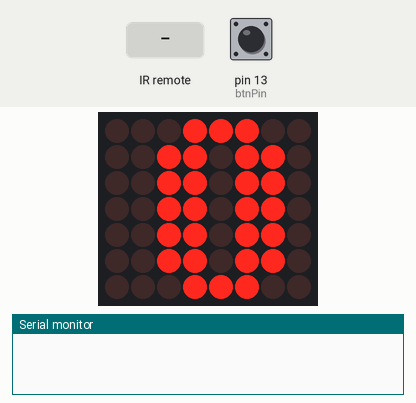
Bench run of a sketch on a simulated Arduino Uno, built with avr-gcc and run on an emulated ATmega328P. On the bench: 8×7 LED matrix, the last lines printed to the serial monitor. Wiring (inferred from the names in the program): shift register (74HC595): data pin 7; shift clock pin 10; latch pin 9; LED matrix (orientation assumed): rows pin 2, pin 3, pin 4, pin 5, pin 6, pin 8, pin 11; columns Q7, Q6, Q5, Q4, Q3, Q2, Q1, Q0. Inputs (shaded band) come from the test bench; at power-on: pin 13 (btnPin) LOW. Random numbers use the default seed unless the sketch sets one.

Above: at 1.2 s.
1.3 s: pin 13 (btnPin) pulled HIGH for 0.15 s
At 2.2 s:
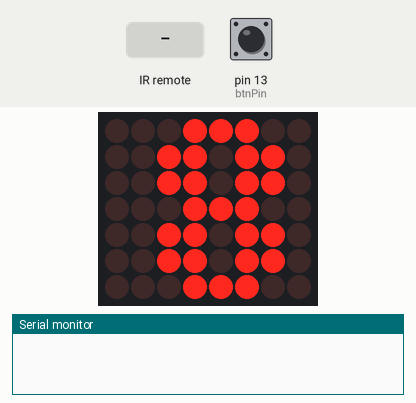
3.0 s: infrared code 0xFF30CF received
At 4.2 s:
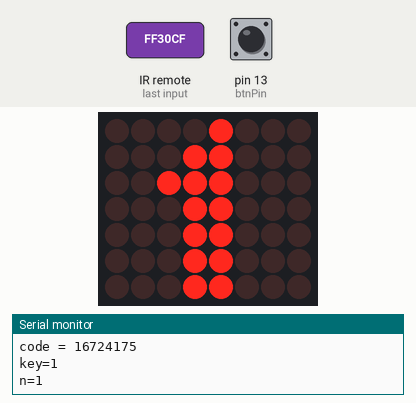
4.5 s: pin 13 (btnPin) pulled HIGH for 1 s
At 6.7 s:
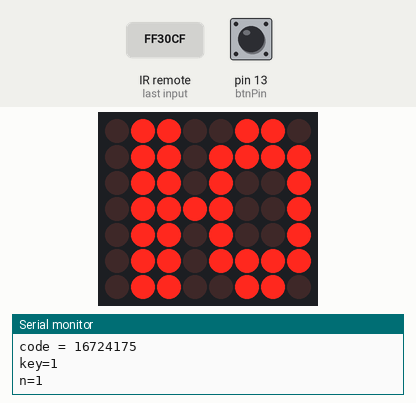
7.0 s: infrared code 0xFF18E7 received
At 7.3 s:
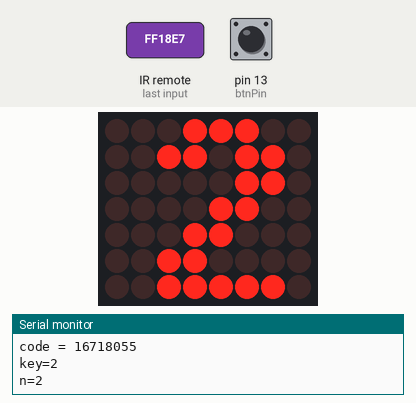
8.5 s: pin 13 (btnPin) pulled HIGH for 3.2 s
At 12.1 s:
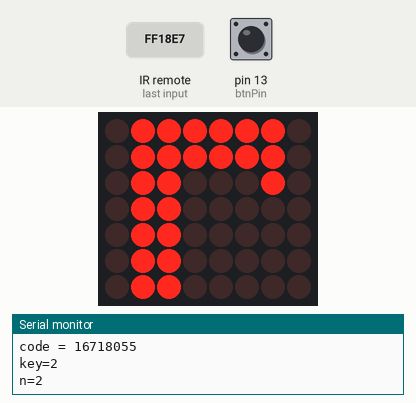
13.2 s: infrared code 0xFF7A85 received
At 14.5 s:
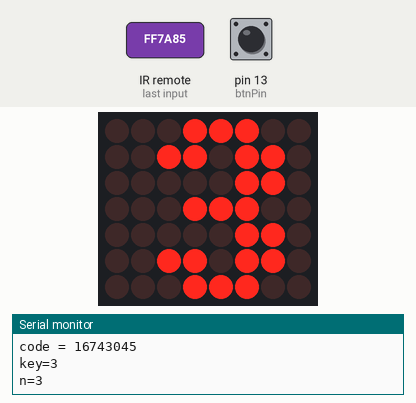
Timing chart, 0 to 15.7 s (numbered marks = the images above; inputs shaded):
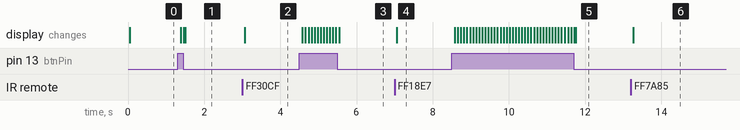

The sketch:

LedMatrix.ino
```cpp
#include <Wire.h>
#include <IRremote.h>

const byte latchPin = 9; // 12 st
const byte clockPin = 10;// 11 sh
const byte dataPin = 7;  // 14 ds

const byte row1Pin = 2;
const byte row2Pin = 3;
const byte row3Pin = 4;
const byte row4Pin = 5;
const byte row5Pin = 6;
const byte row6Pin = 8;
const byte row7Pin = 11;
const byte row8Pin = 12;

const byte btnPin = 13;

const byte rowPins[] = {row1Pin, row2Pin, row3Pin, row4Pin, row5Pin, row6Pin, row7Pin};

const int IR_PIN = A0;
IRrecv ir(IR_PIN);

byte screen_0[7] = {
  0b00011100,
  0b00110110,
  0b00110110,
  0b00110110,
  0b00110110,
  0b00110110,
  0b00011100
};

byte screen_1[7] = {
  0b00001000,
  0b00011000,
  0b00111000,
  0b00011000,
  0b00011000,
  0b00011000,
  0b00011000
};
byte screen_2[7] = {
  0b00011100,
  0b00110110,
  0b00000110,
  0b00001100,
  0b00011000,
  0b00110000,
  0b00111110
};
byte screen_3[7] = {
  0b00011100,
  0b00110110,
  0b00000110,
  0b00011100,
  0b00000110,
  0b00110110,
  0b00011100
};
byte screen_4[7] = {
  0b00000110,
  0b00001110,
  0b00011110,
  0b00110110,
  0b00111110,
  0b00000110,
  0b00000110
};
byte screen_5[7] = {
  0b00111110,
  0b00110000,
  0b00111100,
  0b00000110,
  0b00000110,
  0b00110110,
  0b00011100
};
byte screen_6[7] = {
  0b00011100,
  0b00110110,
  0b00110000,
  0b00111100,
  0b00110110,
  0b00110110,
  0b00011100
};
byte screen_7[7] = {
  0b00111110,
  0b00000110,
  0b00001100,
  0b00011000,
  0b00011000,
  0b00011000,
  0b00011000
};
byte screen_8[7] = {
  0b00011100,
  0b00110110,
  0b00110110,
  0b00011100,
  0b00110110,
  0b00110110,
  0b00011100
};
byte screen_9[7] = {
  0b00011100,
  0b00110110,
  0b00110110,
  0b00011110,
  0b00000110,
  0b00110110,
  0b00011100
};

byte font[32][8] = {
    {0x0C,0x1E,0x33,0x33,0x3F,0x33,0x33,0x00}, // A
    {0x7c,0x7e,0x60,0x7c,0x66,0x66,0x7c,0x00}, // Б
    {0x7c,0x66,0x66,0x7c,0x66,0x66,0x7c,0x00}, // В
    {0x7e,0x7e,0x62,0x60,0x60,0x60,0x60,0x00}, // Г
    {0x1e,0x36,0x66,0x66,0x66,0xff,0xc3,0x00}, // Д
    {0x7e,0x62,0x60,0x7c,0x60,0x62,0x7e,0x00}, // Е
    {0x1c,0x22,0x60,0x7c,0x60,0x22,0x1c,0x00}, // Є
    {0x49,0x6b,0x2a,0x1c,0x2a,0x6b,0x49,0x00}, // Ж
    {0x1c,0x26,0x06,0x0c,0x06,0x26,0x1c,0x00}, // З
    {0x66,0x66,0x6e,0x7e,0x76,0x66,0x66,0x00}, // И
    {0x3c,0x18,0x18,0x18,0x18,0x18,0x3c,0x00}, // І
    {0x24,0x00,0x3c,0x18,0x18,0x18,0x3c,0x00}, // Ї
    {0x0c,0x61,0x63,0x6f,0x7b,0x73,0x63,0x00}, // Й
    {0x66,0x6c,0x68,0x70,0x68,0x6c,0x66,0x00}, // К
    {0x1e,0x3e,0x66,0x66,0x66,0x66,0x66,0x00}, // Л
    {0x41,0x63,0x77,0x7f,0x6b,0x63,0x63,0x00}, // М
    {0x66,0x66,0x7e,0x7e,0x66,0x66,0x66,0x00}, // Н
    {0x1c,0x36,0x63,0x63,0x63,0x36,0x1c,0x00}, // О
    {0x7e,0x7e,0x66,0x66,0x66,0x66,0x66,0x00}, // П
    {0x7c,0x66,0x66,0x66,0x7c,0x60,0x60,0x00}, // Р
    {0x1c,0x32,0x30,0x30,0x30,0x32,0x1c,0x00}, // С
    {0x7e,0x7e,0x18,0x18,0x18,0x18,0x18,0x00}, // Т
    {0x23,0x23,0x33,0x16,0x0e,0x0c,0x38,0x00}, // У
    {0x7e,0x99,0x99,0x99,0x7e,0x18,0x18,0x00}, // Ф
    {0x41,0x63,0x36,0x1c,0x1c,0x36,0x63,0x00}, // X
    {0x66,0x66,0x66,0x66,0x7e,0x3f,0x03,0x00}, // Ц
    {0x66,0x66,0x66,0x7e,0x3e,0x06,0x06,0x00}, // Ч
    {0xdb,0xdb,0xdb,0xdb,0xff,0xff,0x00,0x00}, // Ш
    {0xdb,0xdb,0xdb,0xdb,0xff,0xff,0x03,0x00}, // Щ
    {0x30,0x30,0x30,0x3e,0x33,0x33,0x3e,0x00}, // Ь
    {0x66,0x6f,0x69,0x79,0x69,0x6f,0x66,0x00}, // Ю
    {0x3e,0x66,0x66,0x3e,0x0e,0x36,0x66,0x00} // Я 32
};

void setup() {
  pinMode(latchPin, OUTPUT);
  pinMode(clockPin, OUTPUT);
  pinMode(dataPin, OUTPUT);

  pinMode(row1Pin, OUTPUT);
  pinMode(row2Pin, OUTPUT);
  pinMode(row3Pin, OUTPUT);
  pinMode(row4Pin, OUTPUT);
  pinMode(row5Pin, OUTPUT);
  pinMode(row6Pin, OUTPUT);
  pinMode(row7Pin, OUTPUT);

  pinMode(btnPin, INPUT);

  digitalWrite(row1Pin, HIGH);
  digitalWrite(row2Pin, HIGH);
  digitalWrite(row3Pin, HIGH);
  digitalWrite(row4Pin, HIGH);
  digitalWrite(row5Pin, HIGH);
  digitalWrite(row6Pin, HIGH);
  digitalWrite(row7Pin, LOW);

  ir.enableIRIn();
  Serial.begin(9600);
}

int n = 0;
int symbol_a = 10;
int symbol_z = 42;

void loop() {

  int val = digitalRead(btnPin);
  if(val == HIGH) {
    int newN = random(0, 42);
    if (newN == n) {
      newN = random(0, 42);
    }
    n = newN;
  }

  decode_results res;
  if (ir.decode(&res)) {
    Serial.println("---------");
    Serial.print("code = ");
    Serial.println(res.value);
    int key = getKeyNumByCode(res.value);
    if (key >= 0) {
      if(key < 100) {
        n = key;
      } else {
        Serial.println("key >= 100");
        if (key == 101) { // --
          Serial.println("-");
          n = (n > symbol_a) ? (n - 1) : symbol_z;
        }
        if (key == 102) { // ++
          Serial.println("+");
          n = (n < symbol_z) ? (n + 1) : symbol_a;
        }
      }
    }

    Serial.print("key=");
    Serial.println(key);
    Serial.print("n=");
    Serial.println(n);

    ir.resume();
  }
  printSymbol(n);
}

void printSymbol(int n) {
  if (n == 0 ) {
    ps(screen_0);
  } else if (n == 1 ) {
    ps(screen_1);
  } else if (n == 2) {
    ps(screen_2);
  } else if (n == 3) {
    ps(screen_3);
  } else if (n == 4) {
    ps(screen_4);
  } else if (n == 5) {
    ps(screen_5);
  } else if (n == 6) {
    ps(screen_6);
  } else if (n == 7) {
    ps(screen_7);
  } else if (n == 8) {
    ps(screen_8);
  } else if (n == 9) {
    ps(screen_9);
  } else if (n > 9 && n <= symbol_z) {
    ps(font[n-10]);
  }
}

void ps(byte data[]) {
  for (int row = 0; row < 7; row++) {
    digitalWrite(latchPin, LOW);
    shiftOut(dataPin, clockPin, MSBFIRST, data[row]);

    if (row > 0) {
      digitalWrite(rowPins[row - 1], HIGH);
    } else {
      digitalWrite(rowPins[6], HIGH);
    }
    digitalWrite(latchPin, HIGH);

    digitalWrite(rowPins[row], LOW);
  }
}

int getKeyNumByCode(long code) {

  if (code == 16738455 || code == 3238126971) {
    return 0;
  } else if (code == 16724175 || code == 2534850111) {
    return 1;
  } else if (code == 16718055 || code == 1033561079) {
    return 2;
  } else if (code == 16743045 || code == 1635910171) {
    return 3;
  } else if (code == 16716015 || code == 1482305586 || code == 2838946752 || code == 2351064443) {
    return 4;
  } else if (code == 2310717902 || code == 292068978 || code == 1217346747 || code == 16726215 || code == 3982812565) {
    return 5;
  } else if (code == 16734885 || code == 71952287 || code == 979095258 || code == 4239130559 || code == 1165636582 || code == 1569385626) {
    return 6;
  } else if (code == 16728765 || code == 851901943 || code == 3747726523) {
    return 7;
  } else if (code == 16730805 || code == 465573243 || code == 961738146 || code == 615415118) {
    return 8;
  } else if (code == 16732845 || code == 1053031451 || code == 3118098506) {
    return 9;
  } else if (code == 16754775 || code == 2747854299 || code == 1885593414 || code == 452615277) {
    return 101;
  } else if (code == 16748655 || code == 3855596927 || code == 1225156022 || code == 4049924424) {
    return 102;
  } else {
    return -1;
  }
}
```

codes.ino
```cpp
/*
 * kipping 4294967295
 *
 * power: 16753245, 3810010651
 * mode: 16736925, 5316027
 * mute: 16769565
 * play/pause: 16720605
 * prev: 16712445, 3622325019
 * next: 16761405, 553536955,
 * EQ: 16769055, 4034314555
 * "-": 16754775, 2747854299
 * "+": 16748655, 3855596927
 * <>:  16750695
 * u/sd: 16756815, 4039382595
 * 0: 16738455, 3238126971
 * 1: 16724175, 2534850111
 * 2: 16718055, 1033561079
 * 3: 16743045, 1635910171
 * 4: 16716015, 1482305586, 2838946752, 2351064443
 * 5: 2310717902, 292068978, 1217346747, 16726215, 3982812565
 * 6: 16734885, 71952287, 979095258, 4239130559, 1165636582, 1569385626
 * 7: 16728765, 851901943, 3747726523
 * 8: 16730805, 465573243, 961738146, 615415118
 * 9: 16732845, 1053031451, 3118098506
 */
```

Measured:
- after the input at 1.3 s, the display: first changes after 0.08 s (image 1 shows a later state)
- after the input at 3.0 s, the display: changes after 0.06 s (image 2)
- after the input at 4.5 s, the display: first changes after 0.08 s (image 3 shows a later state)
- after the input at 7.0 s, the display: changes after 0.06 s (image 4)
- after the input at 8.5 s, the display: first changes after 0.08 s (image 5 shows a later state)
- after the input at 13.2 s, the display: changes after 0.06 s (image 6)
